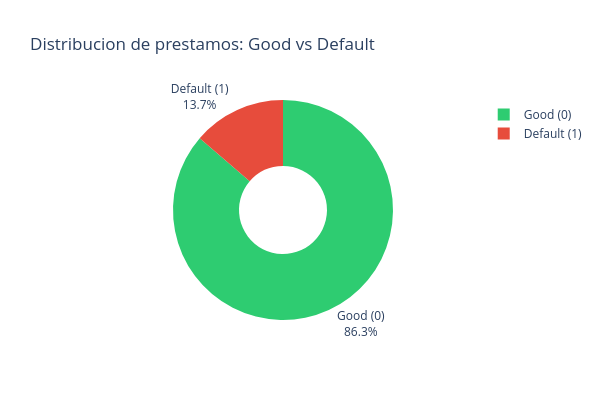

This figure's notebook cell:
### Code cell
# --- Grafico: distribucion bad_loan ---
fig = px.pie(values=df_acc["bad_loan"].value_counts().values,
             names=["Good (0)", "Default (1)"],
             title="Distribucion de prestamos: Good vs Default",
             color_discrete_sequence=["#2ecc71", "#e74c3c"],
             hole=0.4)
fig.update_traces(textinfo="label+percent",
                  textposition="outside")
fig.update_layout(template="plotly_white",
                  width=600, height=400)
fig.show()

### Figure 1 — Plotly figure (JSON) as saved in the notebook; plotly's stock layout.template omitted (floating-point values rounded to 4 significant figures)
{"data": [{"domain": {"x": [0, 1], "y": [0, 1]}, "hole": 0.4, "hovertemplate": "label=%{label}<br>value=%{value}<extra></extra>", "labels": ["Good (0)", "Default (1)"], "legendgroup": "", "name": "", "showlegend": true, "textinfo": "label+percent", "textposition": "outside", "type": "pie", "values": [17266, 2734]}], "layout": {"height": 400, "legend": {"tracegroupgap": 0}, "piecolorway": ["#2ecc71", "#e74c3c"], "title": {"text": "Distribucion de prestamos: Good vs Default"}, "width": 600}}
